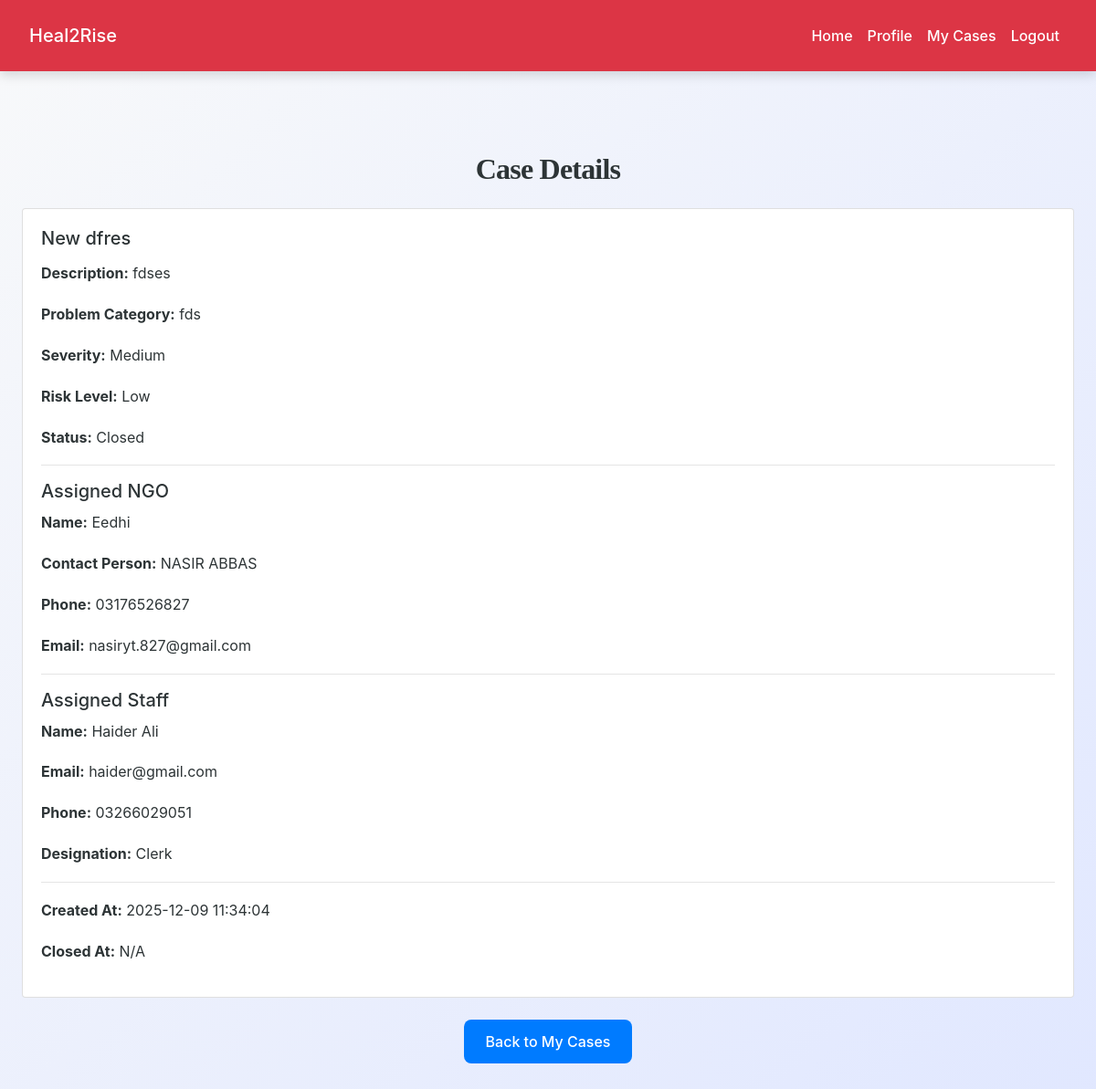
The page /user/view_case_details.php?id=1 (signed in) on the database as committed earlier.
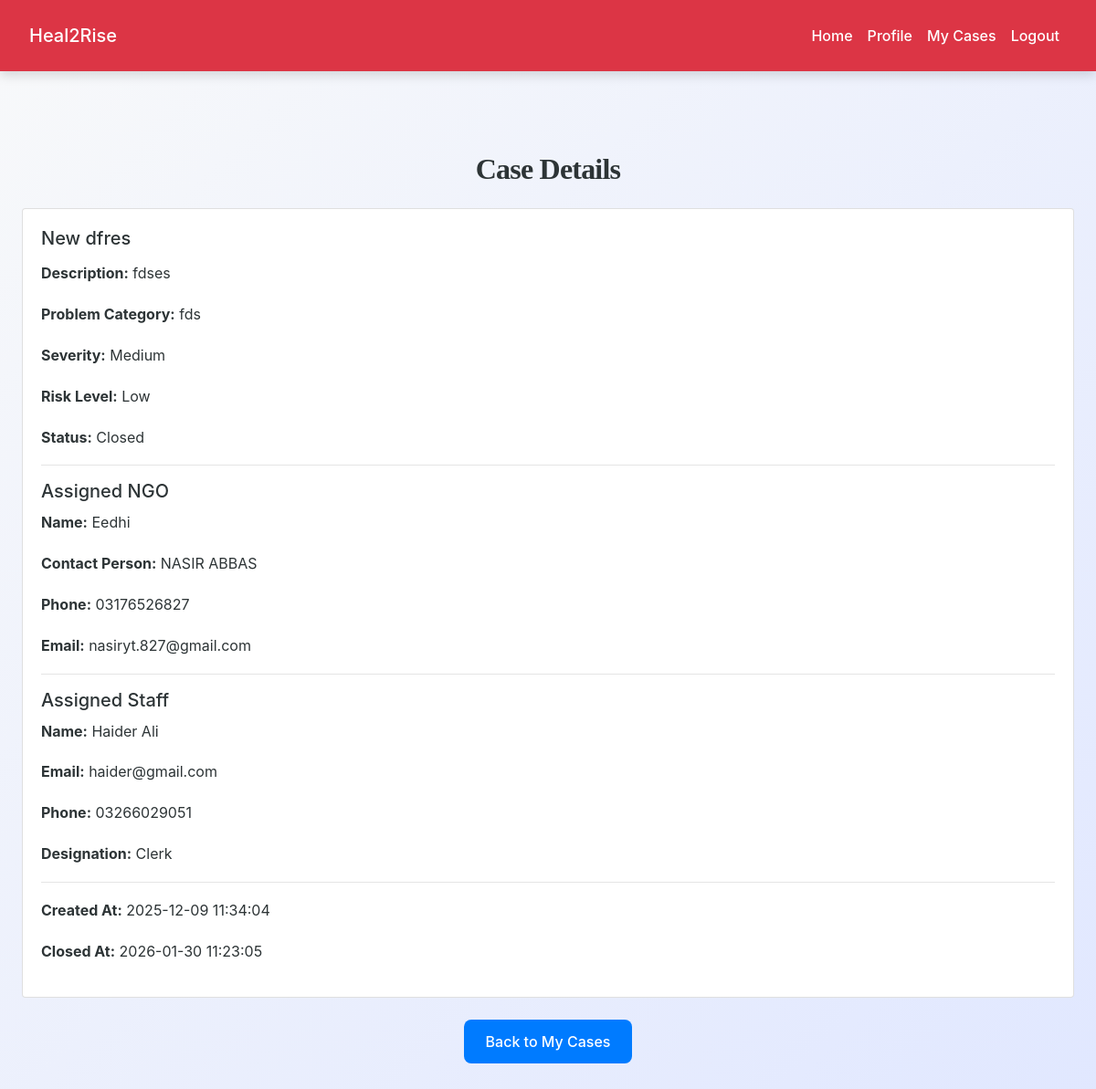
The same page on the database as committed later.
### tables this page shows
CREATE TABLE `cases` (
  `id` int(11) NOT NULL,
  `case_title` varchar(255) NOT NULL,
  `description` text NOT NULL,
  `user_id` int(11) NOT NULL,
  `assigned_ngo_id` int(11) NOT NULL,
  `assigned_staff_id` int(11) DEFAULT NULL,
  `status` enum('pending','approved','rejected','closed') NOT NULL DEFAULT 'pending',
  `problem_category` text DEFAULT NULL,
  `severity` varchar(50) DEFAULT NULL,
  `risk_level` varchar(50) DEFAULT NULL,
  `created_at` datetime DEFAULT current_timestamp(),
  `closed_at` datetime DEFAULT NULL
);

CREATE TABLE `ngos` (
  `id` int(11) NOT NULL,
  `ngo_name` varchar(200) NOT NULL,
  `registration_number` varchar(100) DEFAULT NULL,
  `address` text DEFAULT NULL,
  `contact_person` varchar(100) DEFAULT NULL,
  `phone` varchar(20) DEFAULT NULL,
  `email` varchar(100) NOT NULL,
  `password` varchar(255) NOT NULL,
  `service_areas` text DEFAULT NULL,
  `capacity` int(11) DEFAULT 50,
  `status` enum('verified','pending','blocked') DEFAULT 'pending',
  `created_at` datetime DEFAULT current_timestamp()
);

CREATE TABLE `ngo_staff` (
  `id` int(11) NOT NULL,
  `ngo_id` int(11) NOT NULL,
  `full_name` varchar(100) NOT NULL,
  `email` varchar(100) NOT NULL,
  `phone` varchar(20) DEFAULT NULL,
  `password_hash` varchar(255) NOT NULL,
  `designation` varchar(50) NOT NULL,
  `qualification` text DEFAULT NULL,
  `experience_years` int(11) DEFAULT 0,
  `status` enum('active','inactive') DEFAULT 'active',
  `created_at` datetime DEFAULT current_timestamp()
);

### user/view_case_details.php (the view, shortened to what this page needs)
<?php
include('config.php');
$user_id = $_SESSION["id"];
$case_id = intval($_GET['id']);
$stmt = $conn->prepare("
    SELECT
        c.*,
        n.ngo_name, n.contact_person, n.phone AS ngo_phone, n.email AS ngo_email,
        s.full_name AS staff_name, s.email AS staff_email, s.phone AS staff_phone, s.designation AS staff_designation
    FROM cases c
    JOIN ngos n ON c.assigned_ngo_id = n.id
    LEFT JOIN ngo_staff s ON c.assigned_staff_id = s.id
    WHERE c.id=? AND c.user_id=?
");
$stmt->bind_param("ii", $case_id, $user_id);
$stmt->execute();
$result = $stmt->get_result();
$case = $result->fetch_assoc();
?>
<!DOCTYPE html>
<html lang="en">
<head>
    <link rel="stylesheet" href="https://cdn.jsdelivr.net/npm/bootstrap@4.6.2/dist/css/bootstrap.min.css">
    <link rel="stylesheet" href="../css/style.css">
</head>
<body>
<?php include('navbar.php'); ?>
<div class="container py-5">
    <h2 class="mb-4 text-center">Case Details</h2>
    <div class="card mb-4">
        <div class="card-body">
            <h5 class="card-title"><?= htmlspecialchars($case['case_title']) ?></h5>
            <p><strong>Description:</strong> <?= nl2br(htmlspecialchars($case['description'])) ?></p>
            <p><strong>Problem Category:</strong> <?= htmlspecialchars($case['problem_category']) ?></p>
            <p><strong>Severity:</strong> <?= htmlspecialchars($case['severity']) ?></p>
            <p><strong>Risk Level:</strong> <?= htmlspecialchars($case['risk_level']) ?></p>
            <p><strong>Status:</strong> <?= ucfirst($case['status']) ?></p>
            <hr>
            <h5>Assigned NGO</h5>
            <p><strong>Name:</strong> <?= htmlspecialchars($case['ngo_name']) ?></p>
            <p><strong>Contact Person:</strong> <?= htmlspecialchars($case['contact_person']) ?></p>
            <p><strong>Phone:</strong> <?= htmlspecialchars($case['ngo_phone']) ?></p>
            <p><strong>Email:</strong> <?= htmlspecialchars($case['ngo_email']) ?></p>
            <?php if ($case['staff_name']): ?>
                <hr>
                <h5>Assigned Staff</h5>
                <p><strong>Name:</strong> <?= htmlspecialchars($case['staff_name']) ?></p>
                <p><strong>Email:</strong> <?= htmlspecialchars($case['staff_email']) ?></p>
                <p><strong>Phone:</strong> <?= htmlspecialchars($case['staff_phone']) ?></p>
                <p><strong>Designation:</strong> <?= htmlspecialchars($case['staff_designation']) ?></p>
            <?php else: ?>
                <p><em>No staff assigned yet.</em></p>
            <?php endif; ?>
            <hr>
            <p><strong>Created At:</strong> <?= $case['created_at'] ?></p>
            <p><strong>Closed At:</strong> <?= $case['closed_at'] ?? 'N/A' ?></p>
        </div>
    </div>
    <div class="text-center">
        <a href="view_cases.php" class="btn btn-primary">Back to My Cases</a>
    </div>
</div>
</body>
</html>

Rows that differ between the two databases and show on the page:
changed cases "New dfres": closed_at "N/A" → "2026-01-30 11:23:05"
